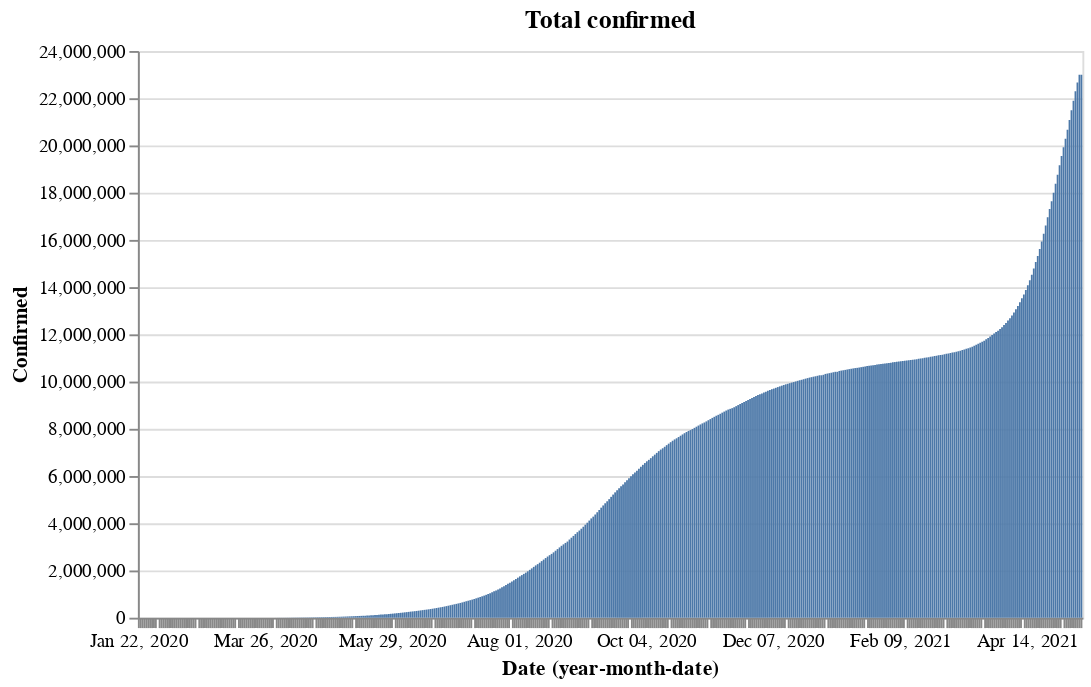

The notebook cell this image was saved under:
### Code cell
red = alt.value("#f54242")
base.encode(y='Confirmed').properties(title='Total confirmed')

### Figure 1 — Vega-Lite specification as saved in the notebook (floating-point values rounded to 4 significant figures; data arrays with more than 128 entries replaced by an {"elided": "..."} marker saying what was removed)
{"config": {"view": {"continuousWidth": 400, "continuousHeight": 300}}, "data": {"name": "data-7fee959eecd0665d1e12162c8e1e4688"}, "mark": "bar", "encoding": {"x": {"type": "ordinal", "field": "Date", "timeUnit": "yearmonthdate"}, "y": {"type": "quantitative", "field": "Confirmed"}}, "title": "Total confirmed", "width": 500, "$schema": "https://vega.github.io/schema/vega-lite/v4.8.1.json", "datasets": {"data-7fee959eecd0665d1e12162c8e1e4688": {"elided": "476 records"}}}
